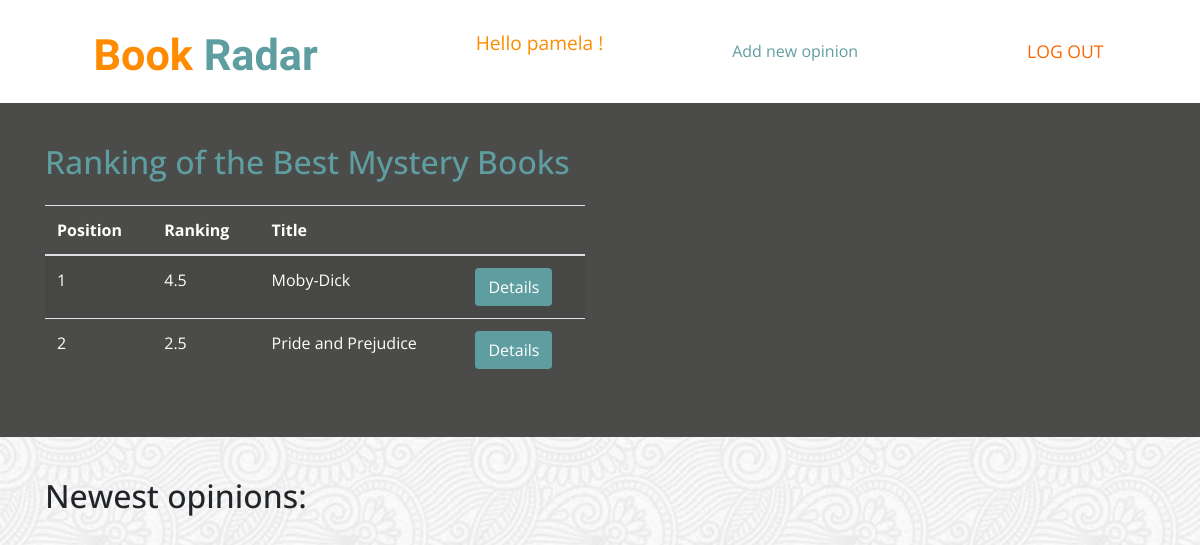
Screenshot of /type/5/ (signed in) with the database file from the repository.
### BookRadar/models.py (models this page shows, shortened)
class Book(models.Model):
    title = models.CharField(max_length=64)
    author = models.CharField(max_length=64)
    publisher = models.CharField(max_length=64, null=True)
    year = models.IntegerField(null=True)
    ranking = models.DecimalField(max_digits=3, decimal_places=1, null=True)
    average_rating = models.DecimalField(max_digits=3, decimal_places=1, null=True, blank=True)
    type = models.IntegerField(choices=BOOK_TYPES, null=True)

### BookRadar/views.py (the view)
# urls.py: path('type/<int:book_type>/', views.BookTypeView.as_view(), name='type'),
class BookTypeView(LoginRequiredMixin, View):
    def get(self, request, *args, **kwargs):
        if request.user.is_authenticated:
            book_type = kwargs['book_type']
            books = Book.objects.filter(type=book_type).order_by('-ranking')
            type_name = dict(BOOK_TYPES).get(book_type)
            return render(request, 'book_type.html', {'books': books, 'type_name': type_name})
        else:
            return redirect('login')

### templates/book_type.html
{% extends 'index.html' %}
{% block content %}
    <section class="section-more padding-small">
        <div class="container">
            <h2 class="pb-3" style="color: cadetblue">Ranking of the Best {{ type_name }} Books</h2>
            <div class="row">
                <div class="col-md-6">
                    <table class="table table-striped">
                        <thead>
                            <tr>
                                <th>Position</th>
                                <th>Ranking</th>
                                <th>Title</th>
                                <th></th>
                            </tr>
                        </thead>
                        <tbody>
                            {% for book in books %}
                                <tr>
                                    <td>{{ forloop.counter }}</td>
                                    <td>{{ book.ranking }}</td>
                                    <td>{{ book.title }}</td>
                                    <td>
                                        <button class="btn" style="background-color: cadetblue">
                                            <a href="#" style="color: white">Details</a>
                                        </button>
                                    </td>
                                </tr>
                            {% endfor %}
                        </tbody>
                    </table>
                </div>
            </div>
        </div>
    </section>
    <section class=" padding-small">
        <div class="container">
            <h2> Newest opinions: </h2>
        </div>
    </section>
{% endblock %}

### templates/index.html (shortened to what this page needs)
{% load static %}
<!DOCTYPE html>
<html lang="en">
<head>
    <link rel="stylesheet" href="https://stackpath.bootstrapcdn.com/bootstrap/4.1.3/css/bootstrap.min.css"
>
    <link rel="stylesheet" href="{% static "css/style.css" %}">
</head>
<body>
    <header class="page-header" style="background-color: white">
        <nav class="navbar navbar-expand-lg justify-content-around">
            <a href="{% url 'index' %}" class="btn navbar-brand main-logo">
                <span style="color: darkorange;">Book</span> <span style="color: cadetblue">Radar</span>
            </a>
            {% if user.is_authenticated %}
                <p style="color: darkorange">Hello {{ user.username }} !</p>
                <a href="{% url 'add-opinion' %}" style="color: cadetblue">Add new opinion</a>
                <ul class="nav nounderline text-uppercase">
                    <li class="nav-item ml-4">
                        <a class="nav-link color-header" href="{% url 'logout' %}">log out</a>
                    </li>
                </ul>
            {% endif %}
        </nav>
    </header>
    {% block content %}{% endblock %}
</body>
</html>

### BookRadar/static/css/style.css (style rules this page uses)
:root { --link-color: #ff6600; --light-link-color: #fffffa; --background-color: #4b4c4a; --lighter-background-color: #5a615f; --lighter-text-color: #9fa292; --dark-text: #000000; --blue: #007bff; --yellow: #ffc107; --green: #1e7e34; font-size: 16px; }
* { margin: 0; padding: 0; box-sizing: border-box; }
html { min-height: 100%; }
body { font-family: "Open Sans", sans-serif; font-weight: 400; background: repeat url("/static/images/image.png"); }
p { font-size: 1.2rem; }
.color-header { color: var(--link-color); }
.nav-link.color-header { color: var(--link-color) !important; }
.padding-small { padding: 40px 0; }
.page-header { background: var(--background-color); }
.nav-link { color: var(--light-link-color)!important; font-size: 1.1rem; }
.main-logo { font-family: "Charmonman", cursive; display: inline-block; color: var(--light-link-color)!important; margin-top: 10px; font-size: 2.7rem; font-weight: 600; }
.main-logo span { color: var(--link-color); }
.section-more { background: var(--background-color); color: var(--light-link-color); }

### rows the page displays
Book: ranking "4.5", title "Moby-Dick"
Book: ranking "2.5", title "Pride and Prejudice"

### other values shown
{{ user.username }} "pamela"
{{ type_name }} "Mystery"
